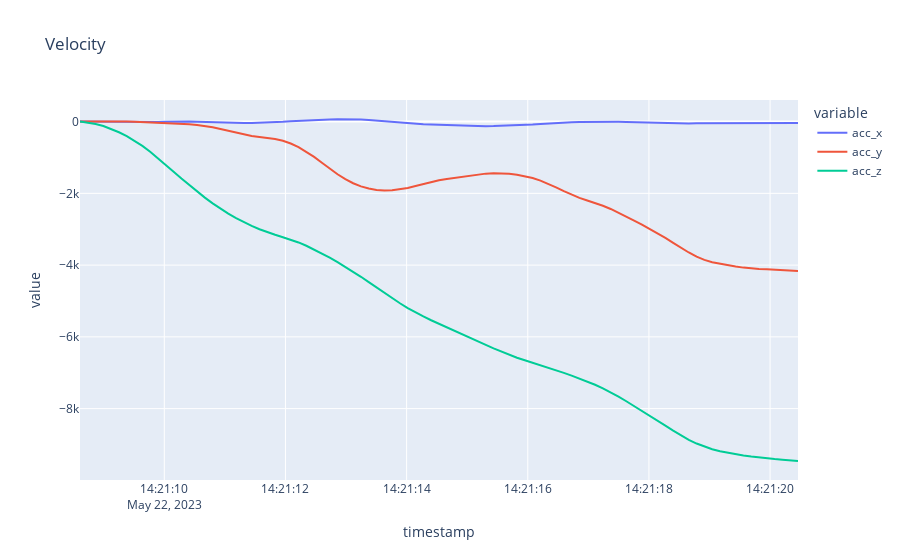

Notebook code cell kept with this figure:
### Code cell
# df[["velocity_x","velocity_y", "velocity_z"]] = df[["acc_x", "acc_y","acc_z"]].diff().rolling(window=1).mean().cumsum()
from scipy import integrate
import numpy as np

dv = df[["acc_x", "acc_y", "acc_z"]].expanding().apply(lambda g: integrate.trapezoid(g, g.index.astype(np.int64) / 10**9))
# dv = df[["acc_x", "acc_y", "acc_z"]].rolling("1s", min_periods=1).mean().cumsum()

px.line(dv, title="Velocity")
# df[["pos_x","pos_y", "pos_z"]] = df[["velocity_x","velocity_y", "velocity_z"]].cumsum()
